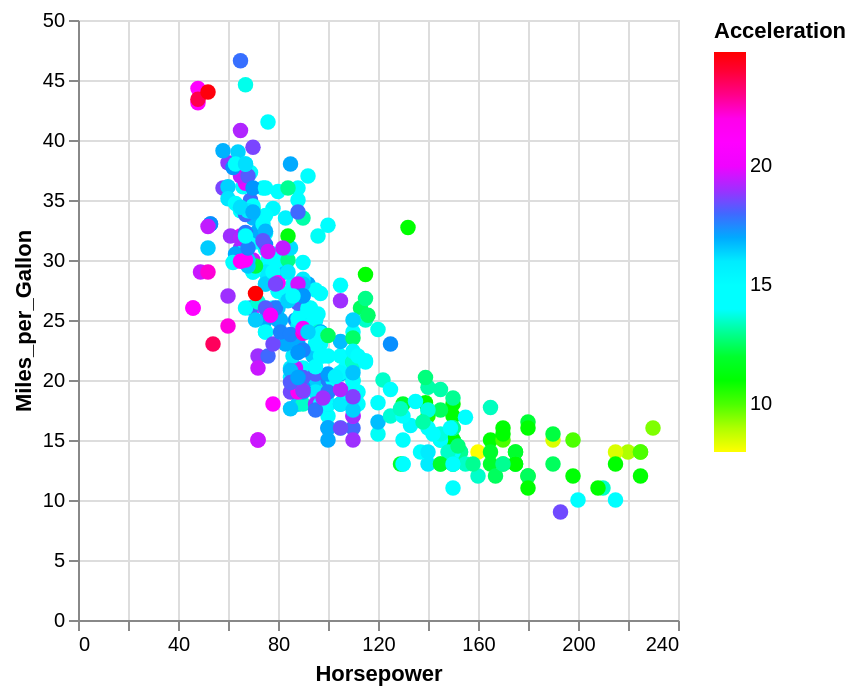

Write the Vega-Lite specification saved for this chart.
### Vega-Lite specification from a JSON file in a GitHub repository (floating-point values rounded to 4 significant figures; data arrays with more than 128 entries replaced by an {"elided": "..."} marker saying what was removed)
{"$schema": "https://vega.github.io/schema/vega-lite/v5.json", "data": {"values": {"elided": "406 records"}}, "description": "cube-helix-long interpolation.", "encoding": {"color": {"field": "Acceleration", "scale": {"interpolate": {"gamma": 1, "type": "cubehelix-long"}, "range": ["yellow", "red"], "type": "linear"}, "type": "quantitative"}, "opacity": {"value": 1}, "size": {"value": 60}, "x": {"field": "Horsepower", "type": "quantitative"}, "y": {"field": "Miles_per_Gallon", "type": "quantitative"}}, "mark": "circle", "transform": [{"as": "accelerationZScore", "calculate": "(datum.Acceleration - 15.52)/2.80"}]}
